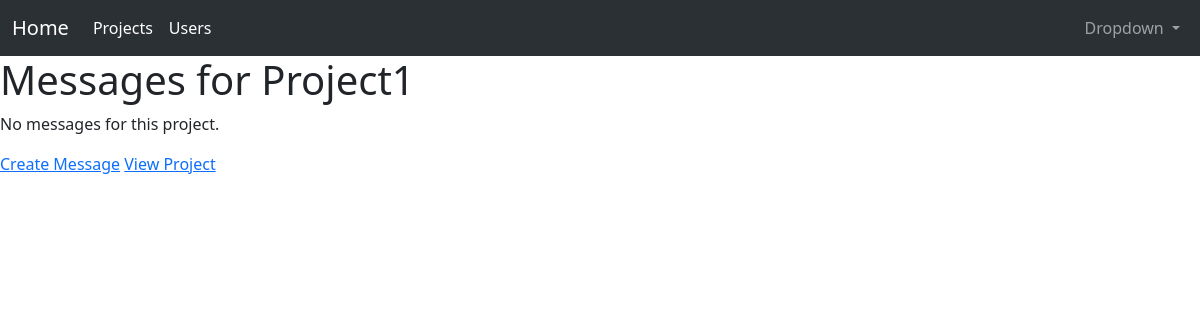
The page /messageboards/projects/3/ (signed in) on the database as committed earlier.
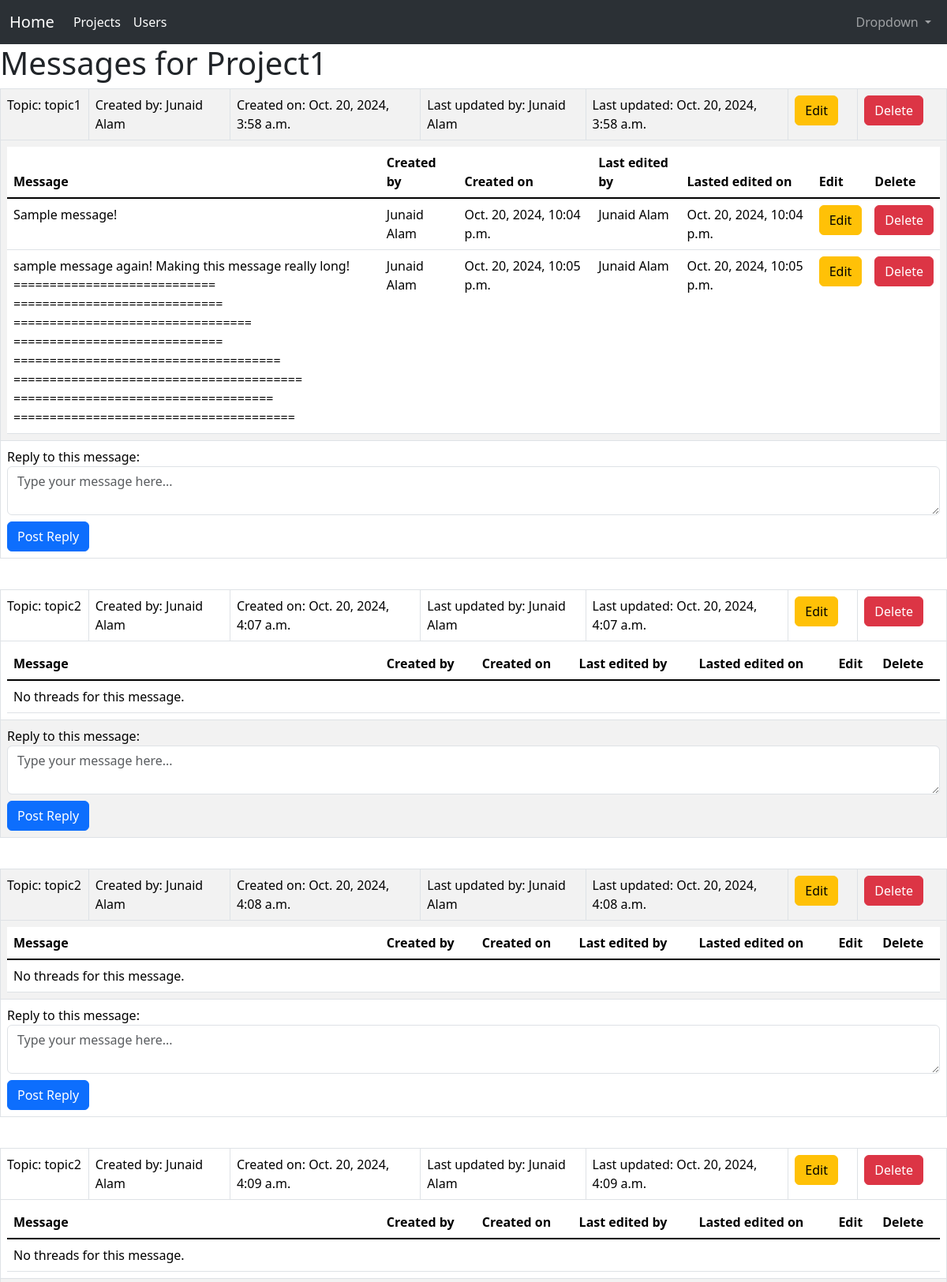
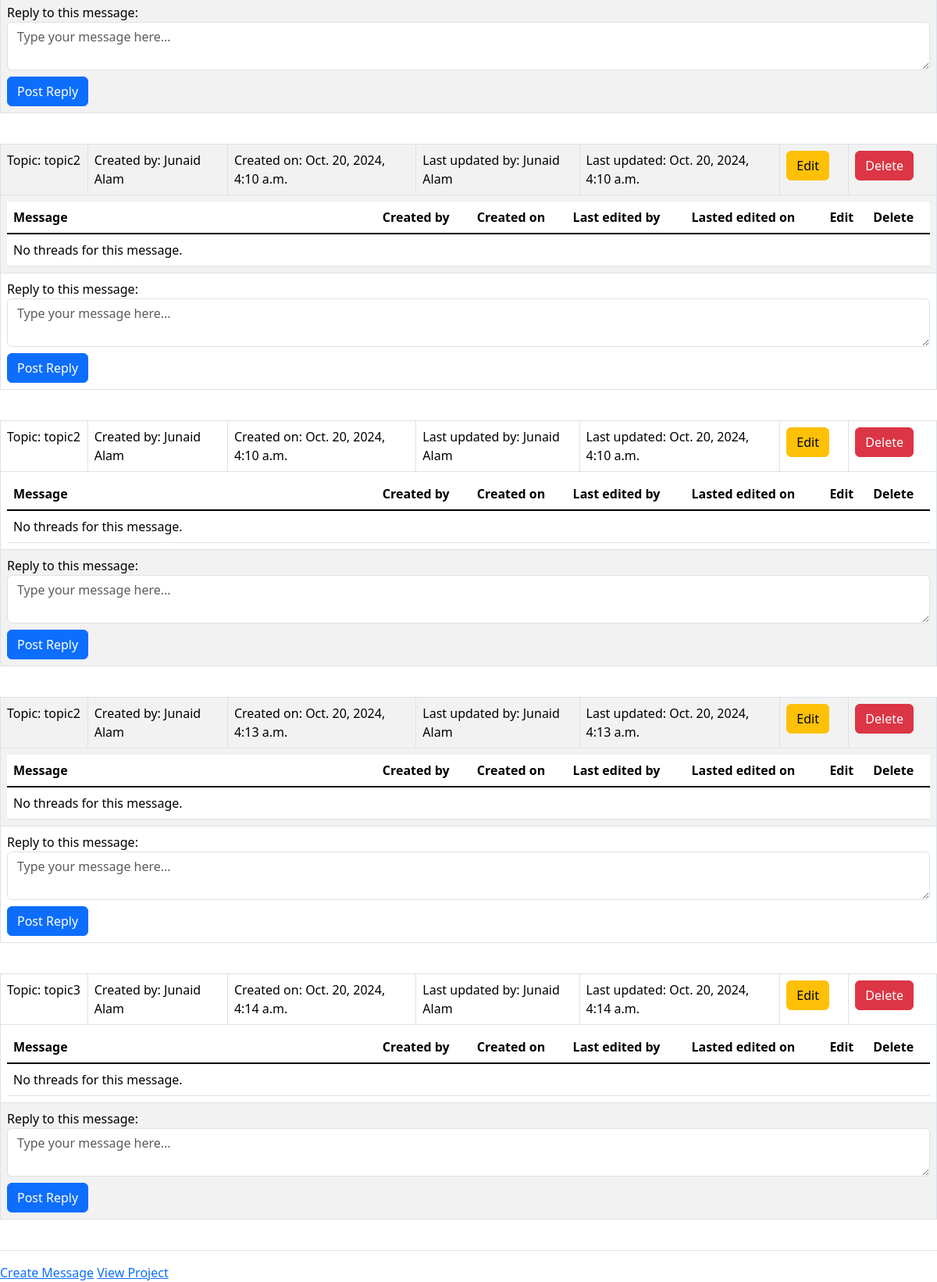
The same page on the database as committed later (2 pictures, top to bottom).
### messageboards/models.py (models this page shows, shortened)
class Message(models.Model):
    project                     = models.ForeignKey(Project, on_delete=models.CASCADE, related_name='messages')
    topic                       = models.CharField(max_length=255)
    created_by                  = models.ForeignKey(User, on_delete=models.CASCADE, related_name='created_messages')
    time_created                = models.DateTimeField(auto_now_add=True, blank=False, null=False)
    time_updated                = models.DateTimeField(auto_now=True)
    last_updated_by             = models.ForeignKey(User, on_delete=models.SET_NULL, null=True, blank=True, related_name='updated_messages')

class Thread(models.Model):
    message                     = models.ForeignKey(Message, on_delete=models.CASCADE, related_name='threads')
    message_text                = models.TextField()
    created_by                  = models.ForeignKey(User, on_delete=models.CASCADE, related_name='created_threads')
    time_created                = models.DateTimeField(auto_now_add=True, blank=False, null=False)
    time_updated                = models.DateTimeField(auto_now=True)
    last_updated_by             = models.ForeignKey(User, on_delete=models.SET_NULL, null=True, blank=True, related_name='updated_threads')

### users/models.py (models this page shows, shortened)
class CustomUser(AbstractUser):
    PERMISSIONS_USER = 'user'
    PERMISSIONS_ADMIN = 'admin'
    USER_PERMISSIONS = [
        (PERMISSIONS_USER, 'User'),
        (PERMISSIONS_ADMIN, 'Admin'),
    ]
    username = None  # Disable username
    email = models.EmailField(_("email address"), max_length=100, unique=True, blank=False, null=False)
    date_joined = models.DateTimeField(verbose_name="date joined", auto_now_add=True, blank=False, null=False)
    max_permissions_length = max(len(PERMISSIONS_USER), len(PERMISSIONS_ADMIN))
    permissions = models.CharField(choices=USER_PERMISSIONS, default=PERMISSIONS_USER, max_length = max_permissions_length, blank=False, null=False)
    first_name = models.CharField(max_length=50, blank=False, null=False)
    last_name = models.CharField(max_length=50, blank=False, null=False)
    USERNAME_FIELD = "email"  # Set email as the username field
    REQUIRED_FIELDS = ['first_name', 'last_name']  # Fields required on superuser creation
    objects = CustomUserManager()
    class Meta:
        verbose_name = 'User'
        verbose_name_plural = 'Users'

### messageboards/views.py (the view)
# urls.py: path('projects/<int:project_id>/', MessageboardListView.as_view(), name='project-messageboard-list'),
class MessageboardListView(ListView):
    model = Message
    template_name = 'messageboards/project_messageboard_list.html'
    context_object_name = 'message_list'
    def get_queryset(self):
        project = get_object_or_404(Project, pk=self.kwargs['project_id'])
        return Message.objects.filter(project=project).prefetch_related('threads')
    def get_context_data(self, **kwargs):
        context = super().get_context_data(**kwargs)
        project = Project.objects.get(id=self.kwargs['project_id'])
        context['project'] = project
        context['thread_form'] = ThreadForm()
        context['is_team_member'] = project.is_team_member(self.request.user)
        context['is_team_lead'] = project.is_team_lead(self.request.user)
        context['is_superuser'] = self.request.user.is_superuser
        context['tooltip_text_team_lead'] = "Topics can only be created, edited and deleted by Team Leads."
        context['tooltip_text_team_member'] = "Messages can only be created, edited and deleted by members of the project team."
        return context

### messageboards/forms.py
class ThreadForm(forms.ModelForm):
    class Meta:
        model = Thread
        fields = ['message_text']

### projects/models.py (called while the page is built)
    def is_team_member(self, user):
        return self.membership_set.filter(user=user, role__in=['Team Member', 'Team Lead']).exists()

    def is_team_lead(self, user):
        return self.membership_set.filter(user=user, role=Membership.TEAM_LEAD).exists()

### messageboards/templates/messageboards/project_messageboard_list.html (shortened to what the changed rows need)
{% extends 'base.html' %}
{% block content %}
    <h1>Messages for {{ project.name }}</h1>
    {% if message_list %}
        <table class="table table-striped table-bordered table-hover">
            <tbody>
                {% for message in message_list %}
                    <tr id="message-row-{{ message.id }}">
                        <td>Topic: {{ message.topic }}</td>
                        <td>Created by: {{ message.created_by.get_full_name }}</td>
                        <td>Created on: {{ message.time_created }}</td>
                        <td>
                            Last updated by:
                            {% if message.last_updated_by %}
                                {{ message.last_updated_by.get_full_name }}
                            {% else %}
                                {{ message.created_by.get_full_name }}
                            {% endif %}
                        </td>
                        <td>
                            Last updated:
                            {% if message.time_updated %}
                                {{ message.time_updated }}
                            {% else %}
                                --
                            {% endif %}
                        </td>
                        <td data-toggle="tooltip" title="{{tooltip_text_team_lead}}">
                            <button
                                class="btn btn-warning btn"
                                onclick="editMessage({{ message.id }})"
                            >Edit</button>
                        </td>
                        <td data-toggle="tooltip" title="{{tooltip_text_team_lead}}">
                            <form method="post" action="{% url 'messageboards:message-delete' message.id %}" class="delete-form">
                                <button
                                    type="button"
                                    class="btn btn-danger delete-btn"
                                    data-delete="false"
                                >Delete</button>
                            </form>
                        </td>
                    </tr>
                    <tr>
                        <td colspan="7">
                            <table class="table mb-0">
                                <thead>
                                    <tr>
                                        <th style="width: 40%;">Message</th>
                                        <th>Created by</th>
                                        <th>Created on</th>
                                        <th>Last edited by</th>
                                        <th>Lasted edited on</th>
                                        <th data-toggle="tooltip" title="{{tooltip_text_team_member}}">Edit</th>
                                        <th data-toggle="tooltip" title="{{tooltip_text_team_member}}">Delete</th>
                                    </tr>
                                </thead>
                                <tbody class="table-group-divider">
                                    {% if message.threads.exists %}
                                        {% for thread in message.threads.all %}
                                            <tr id="thread-row-{{ thread.id }}">
                                                <td style="width: 40%;">{{ thread.message_text }}</td>
                                                <td>{{ thread.created_by.get_full_name }}</td>
                                                <td>{{ thread.time_created }}</td>
                                                <td>
                                                    {% if thread.last_updated_by %}
                                                        {{ thread.last_updated_by.get_full_name }}
                                                    {% else %}
                                                        {{ thread.created_by.get_full_name }}
                                                    {% endif %}
                                                </td>
                                                <td>
                                                    {% if thread.time_updated %}
                                                        {{ thread.time_updated }}
                                                    {% else %}
                                                        --
                                                    {% endif %}
                                                </td>
                                                <td data-toggle="tooltip" title="{{tooltip_text_team_member}}">
                                                    <button
                                                        class="btn btn-warning btn"
                                                        onclick="editThread({{ thread.id }})"
                                                    >Edit</button>
                                                </td>
                                                <td data-toggle="tooltip" title="{{tooltip_text_team_member}}">
                                                    <form method="post" action="{% url 'messageboards:thread-delete' thread.id %}" class="delete-form">
                                                        <button
                                                            type="button"
                                                            class="btn btn-danger delete-btn"
                                                            data-delete="false"
                                                        >Delete</button>
                                                    </form>
                                                </td>
                                            </tr>
                                        {% endfor %}
                                    {% else %}
                                        <tr>
                                            <td colspan="7">No threads for this message.</td>
                                        </tr>
                                    {% endif %}
                                </tbody>
                            </table>
                        </td>
                        <tr>
                            <td colspan="7">
                                <form method="post" action="{% url 'messageboards:thread-create' message.id %}">
                                    <div class="form-group" data-toggle="tooltip" title="{{tooltip_text_team_member}}">
                                        <label for="message_text">Reply to this message:</label>
                                        <textarea name="message_text" class="form-control" rows="2" placeholder="Type your message here..."></textarea>
                                    </div>
                                    <button
                                        type="submit"
                                        class="btn btn-primary mt-2"
                                    >Post Reply</button>
                                </form>
                            </td>
                        </tr>
                        <tr style="height: 40px;"></tr>
                    </tr>
                {% endfor %}
            </tbody>
        </table>
    {% else %}
        <p>No messages for this project.</p>
    {% endif %}
    {% if is_team_lead %}
        <a href="{% url 'messageboards:message-create' project.pk %}">Create Message</a>
    {% endif %}
    <a href="{% url 'projects:projects-detail' project.pk %}">View Project</a>
{% endblock %}

Rows that differ between the two databases and show on the page:
added Message: topic "topic1", created_by.get_full_name "Junaid Alam", time_created "Oct. 20, 2024, 3:58 a.m.", time_updated "Oct. 20, 2024, 3:58 a.m."
added Thread: message_text "Sample message!", created_by.get_full_name "Junaid Alam", time_created "Oct. 20, 2024, 10:04 p.m.", time_updated "Oct. 20, 2024, 10:04 p.m."
added Thread: message_text "sample message again! Making this message really long! ============================ ============================= ================================= ============================= ===================================== ======================================== ==================================== =======================================", created_by.get_full_name "Junaid Alam", time_created "Oct. 20, 2024, 10:05 p.m.", time_updated "Oct. 20, 2024, 10:05 p.m."
added Message: topic "topic2", created_by.get_full_name "Junaid Alam", time_created "Oct. 20, 2024, 4:07 a.m.", time_updated "Oct. 20, 2024, 4:07 a.m.", shows "No threads for this message."
added Message: topic "topic2", created_by.get_full_name "Junaid Alam", time_created "Oct. 20, 2024, 4:08 a.m.", time_updated "Oct. 20, 2024, 4:08 a.m.", shows "No threads for this message."
added Message: topic "topic2", created_by.get_full_name "Junaid Alam", time_created "Oct. 20, 2024, 4:09 a.m.", time_updated "Oct. 20, 2024, 4:09 a.m.", shows "No threads for this message."
added Message: topic "topic2", created_by.get_full_name "Junaid Alam", time_created "Oct. 20, 2024, 4:10 a.m.", time_updated "Oct. 20, 2024, 4:10 a.m.", shows "No threads for this message."
added Message: topic "topic2", created_by.get_full_name "Junaid Alam", time_created "Oct. 20, 2024, 4:10 a.m.", time_updated "Oct. 20, 2024, 4:10 a.m.", shows "No threads for this message."
added Message: topic "topic2", created_by.get_full_name "Junaid Alam", time_created "Oct. 20, 2024, 4:13 a.m.", time_updated "Oct. 20, 2024, 4:13 a.m.", shows "No threads for this message."
added Message: topic "topic3", created_by.get_full_name "Junaid Alam", time_created "Oct. 20, 2024, 4:14 a.m.", time_updated "Oct. 20, 2024, 4:14 a.m.", shows "No threads for this message."
Other text that changed with them:
text no longer shown: "No messages for this project."
